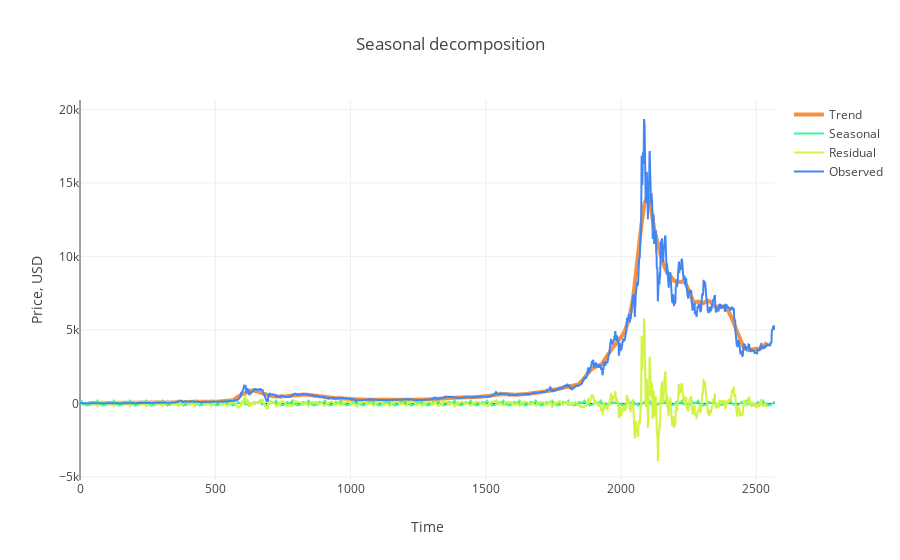

Notebook cell for this chart:
### Markdown cell above
## Trend, Seasonal, and Residual features with interactive plot

### Code cell
import statsmodels.api as sm
import plotly.offline as py
import plotly.graph_objs as go
py.init_notebook_mode(connected=True)

s = sm.tsa.seasonal_decompose(np.flip(df[main_column].values), freq=60)

df['Trend'] = s.trend
df['Seasonal'] = s.seasonal
df['Residual'] = s.resid

trace1 = go.Scatter(x = np.arange(0, len(s.trend), 1),y = s.trend,mode = 'lines',name = 'Trend',
    line = dict(color = ('rgb(244, 146, 65)'), width = 4))
trace2 = go.Scatter(x = np.arange(0, len(s.seasonal), 1),y = s.seasonal,mode = 'lines',name = 'Seasonal',
    line = dict(color = ('rgb(66, 244, 155)'), width = 2))

trace3 = go.Scatter(x = np.arange(0, len(s.resid), 1),y = s.resid,mode = 'lines',name = 'Residual',
    line = dict(color = ('rgb(209, 244, 66)'), width = 2))

trace4 = go.Scatter(x = np.arange(0, len(s.observed), 1),y = s.observed,mode = 'lines',name = 'Observed',
    line = dict(color = ('rgb(66, 134, 244)'), width = 2))

df['Trend'] = s.trend
df['Seasonal'] = s.seasonal
df['Residual'] = s.resid

data = [trace1, trace2, trace3, trace4]
layout = dict(title = 'Seasonal decomposition', xaxis = dict(title = 'Time'), yaxis = dict(title = 'Price, USD'))
fig = dict(data=data, layout=layout)
py.iplot(fig, filename='seasonal_decomposition')

### Figure 1 — Plotly figure (JSON) as saved in the notebook; plotly's stock layout.template omitted (floating-point values rounded to 4 significant figures; data arrays with more than 128 entries replaced by an {"elided": "..."} marker saying what was removed)
{"data": [{"line": {"color": "rgb(244, 146, 65)", "width": 4}, "mode": "lines", "name": "Trend", "type": "scatter", "uid": "bb25f127-5c57-4f22-8a1b-47d1db799eaa", "x": {"elided": "2570 int values"}, "y": {"elided": "2570 float values"}}, {"line": {"color": "rgb(66, 244, 155)", "width": 2}, "mode": "lines", "name": "Seasonal", "type": "scatter", "uid": "a34cff70-a196-4c74-ae80-2d7fa10c1c4c", "x": {"elided": "2570 int values"}, "y": {"elided": "2570 float values"}}, {"line": {"color": "rgb(209, 244, 66)", "width": 2}, "mode": "lines", "name": "Residual", "type": "scatter", "uid": "39930469-ca6c-40c1-b1c1-1f1dab65b62c", "x": {"elided": "2570 int values"}, "y": {"elided": "2570 float values"}}, {"line": {"color": "rgb(66, 134, 244)", "width": 2}, "mode": "lines", "name": "Observed", "type": "scatter", "uid": "1b49fc59-30df-4e7b-9a54-2bfc73e817a0", "x": {"elided": "2570 int values"}, "y": {"elided": "2570 float values"}}], "layout": {"title": {"text": "Seasonal decomposition"}, "xaxis": {"title": {"text": "Time"}}, "yaxis": {"title": {"text": "Price, USD"}}}}
